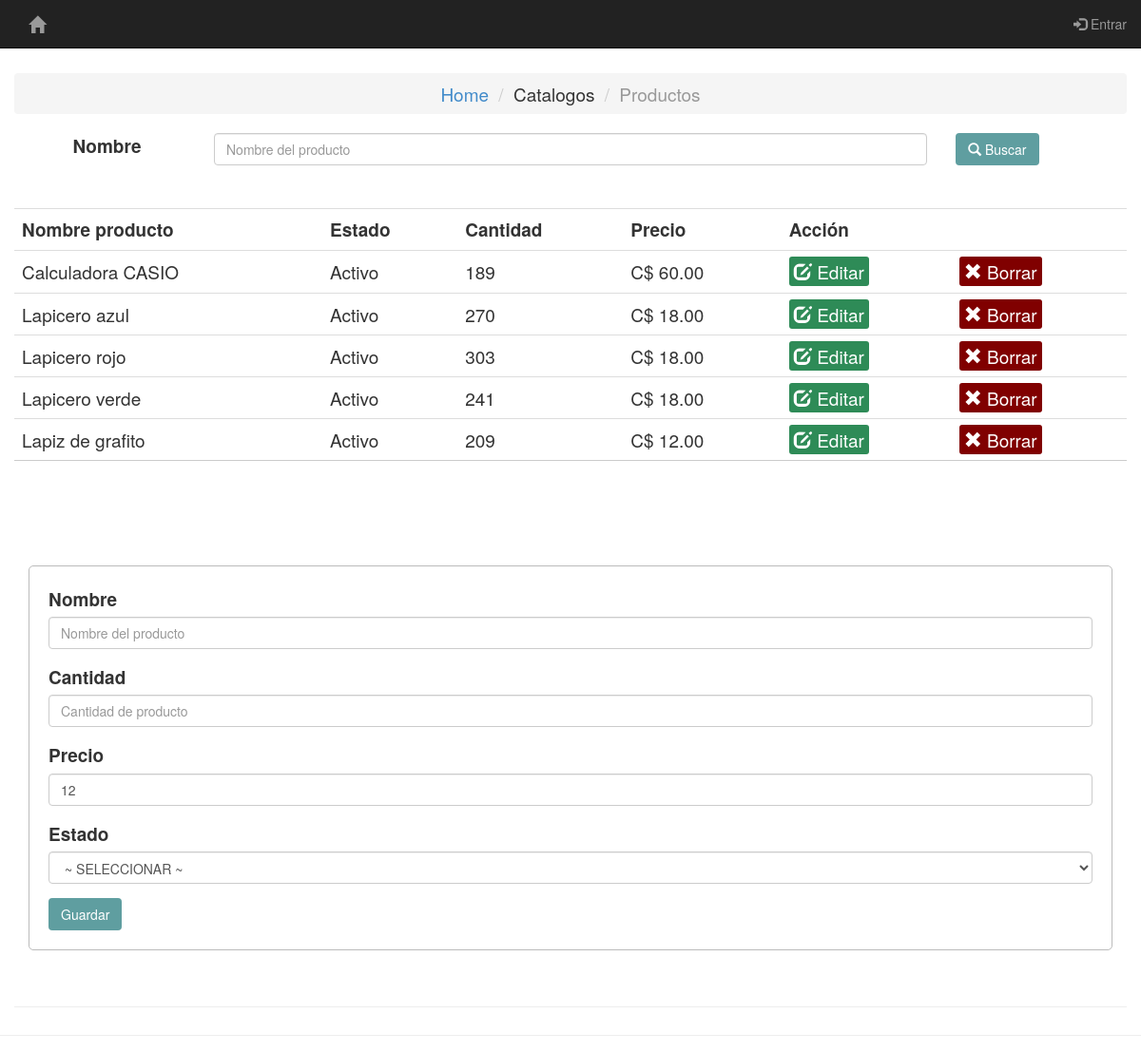
Screenshot of /catalogos/productos/productos.php with the database file from the repository.
### tables this page shows
CREATE TABLE `product` (
  `product_id` int(11) NOT NULL,
  `product_name` varchar(255) NOT NULL,
  `product_image` text NOT NULL,
  `brand_id` int(11) NOT NULL,
  `categories_id` int(11) NOT NULL,
  `quantity` varchar(255) NOT NULL,
  `rate` varchar(255) NOT NULL,
  `active` int(11) NOT NULL DEFAULT 0,
  `status` int(11) NOT NULL DEFAULT 0
);

### catalogos/productos/server.php (called while the page is built, shortened)
<?php
	$product_name = "";
	$quantity = "";
	$update = false;

### catalogos/productos/productos.php (the view, shortened to what this page needs)
<?php
	include 'server.php';
	include 'menu.php';
?>
<head>
	<link rel="stylesheet" type="text/css" href="style.css">
	<link rel="stylesheet" type="text/css" href="../../bootstrap/css/bootstrap.min.css">
</head>
<section class="main-container">
    <div class="col-lg-12 page-header text-center">
   <p>&nbsp;</p>
<?php
$sql = "SELECT product_name, quantity, rate, active FROM product WHERE status = '1' ORDER By product_name";
$results = mysqli_query($db, $sql) or die(mysqli_error($db)); ?>
<ol class="breadcrumb">
  <li><a href="../../home.php">Home</a></li>
  <li>Catalogos</li>
  <li class="active">Productos</li>
</ol>
<div class="container">
	<div class="form-group row">
	<label for="caja_busqueda" class="col-md-2 control-label">Nombre</label>
	<div class="col-md-8">
	<input type="text" class="form-control" id="caja_busqueda" placeholder="Nombre del producto">
	</div>
	<div class="col-md-1">
	<button type="button" class="btn" id="btn_buscar">
	<span class="glyphicon glyphicon-search" ></span> Buscar</button>
	</div>
	</div>
</div>
<table class='table table-hover' id="productos">
		<tr>
			<th>Nombre producto</th>
			<th>Estado</th>
			<th>Cantidad</th>
			<th>Precio</th>
			<th colspan="2">Acción</th>
		</tr>
	<?php while ($row = mysqli_fetch_array($results)) { ?>
		<tr>
			<td><?php echo $row['product_name']; ?></td>
			<td><?php $active = $row['active'];
			if ($active==1)
				{$estado="Activo";}
			else
				{$estado="Inactivo";}
			echo $estado;
			?></td>
			<td><?php echo $row['quantity']; ?></td>
			<td>C$ <?php $rate =$row['rate'];
			echo number_format($rate,2,'.',',');
			?></td>
			<td>
				<a href="productos.php?edit=<?php echo $row['product_id']; ?>" class="edit_btn"><span class="glyphicon glyphicon-edit"></span> Editar</a>
			</td>
			<td>
				<a href="server.php?del=<?php echo $row['product_id']; ?>" onclick="return confirm('¿Seguro?')" class="del_btn"><span class="glyphicon glyphicon-remove"></span> Borrar</a>
			</td>
		</tr>
	<?php } ?>
</table>
<div class="container">
<div class="row">
<div class="col-md-12 page-header">
		<form role="form" action="server.php" method="post">
		  <div class="form-group">
		    <label for="product_name">Nombre</label>
		    <input type="text" class="form-control" id="product_name" name="product_name" placeholder="Nombre del producto" value="<?php echo $product_name;?>" required>
		  </div>
		  <div class="form-group">
		    <label for="quantity">Cantidad</label>
		    <input type="text" class="form-control" id="quantity" name="quantity" placeholder="Cantidad de producto" value="<?php echo $quantity;?>" required pattern="^[0-9]{1,5}(\.[0-9]{0,2})?$" title="Ingresa sólo números" maxlength="8">
		  </div>
		  <div class="form-group">
		    <label for="rate">Precio</label>
		    <input type="text" class="form-control" id="rate" name="rate" placeholder="Precio de venta del producto" value="<?php echo $rate;?>" required pattern="^[0-9]{1,5}(\.[0-9]{0,2})?$" title="Ingresa sólo números con 0 ó 2 decimales" maxlength="8">
		  </div>
		  <div class="form-group">
				<label for="active">Estado</label>
				 <select class="form-control" id="active" name="active" required>
				 	<option value="">~ SELECCIONAR ~</option>
				  </select>
			  </div>
		<div class="input-group">
		<?php if ($update == true): ?>
			<button class="btn" type="submit" name="update">Actualizar</button>
		<?php else: ?>
			<button class="btn" type="submit" name="save">Guardar</button>
		<?php endif ?>
		</div>
		</form>
		</div>
		</div>
		</div>
</section>

### catalogos/productos/style.css (style rules this page uses)
section { font-size: 19px; }
table { width: 50%; margin: 30px auto; border-collapse: collapse; text-align: left; }
tr { border-bottom: 1px solid #cbcbcb; }
th, td { border: none; height: 30px; padding: 2px; }
form { width: 100%; margin: 50px auto; text-align: left; padding: 20px; border: 1px solid #bbbbbb; border-radius: 5px; }
.btn { padding: 10px; font-size: 15px; color: white; background: #5F9EA0; border: none; border-radius: 5px; }
.edit_btn { text-decoration: none; padding: 2px 5px; background: #2E8B57; color: white; border-radius: 3px; }
.del_btn { text-decoration: none; padding: 2px 5px; background: #800000; color: white; border-radius: 3px; }

### rows the page displays
product: product_name "Calculadora CASIO", active "Activo", quantity "189", rate "60.00"
product: product_name "Lapicero azul", active "Activo", quantity "270", rate "18.00"
product: product_name "Lapicero rojo", active "Activo", quantity "303", rate "18.00"
product: product_name "Lapicero verde", active "Activo", quantity "241", rate "18.00"
product: product_name "Lapiz de grafito", active "Activo", quantity "209", rate "12.00", rate "12"
